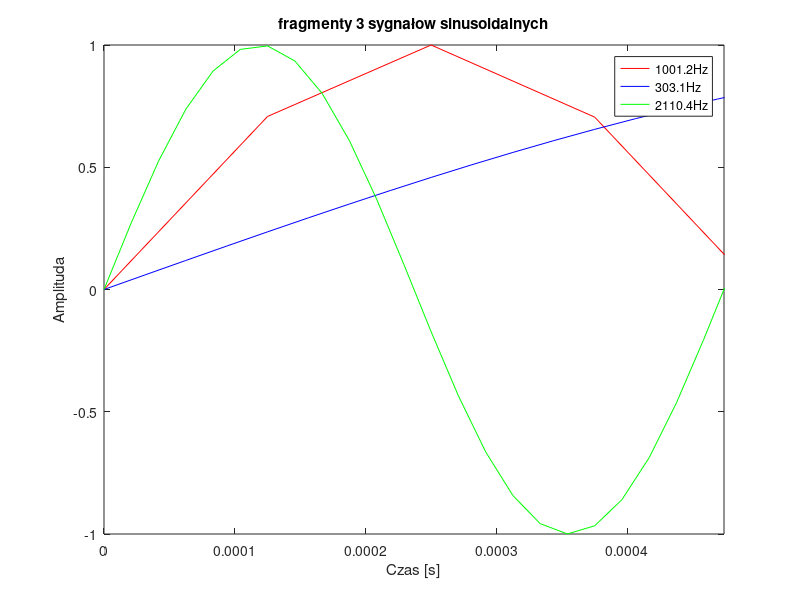
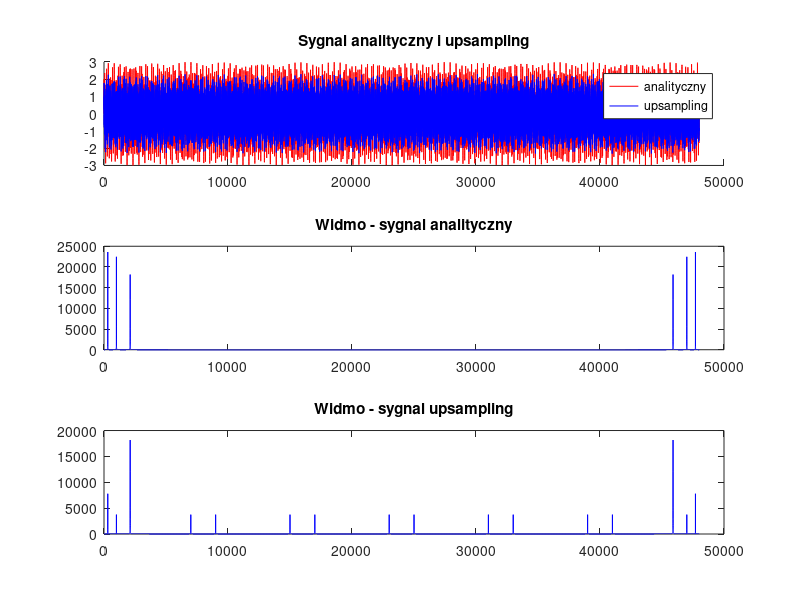
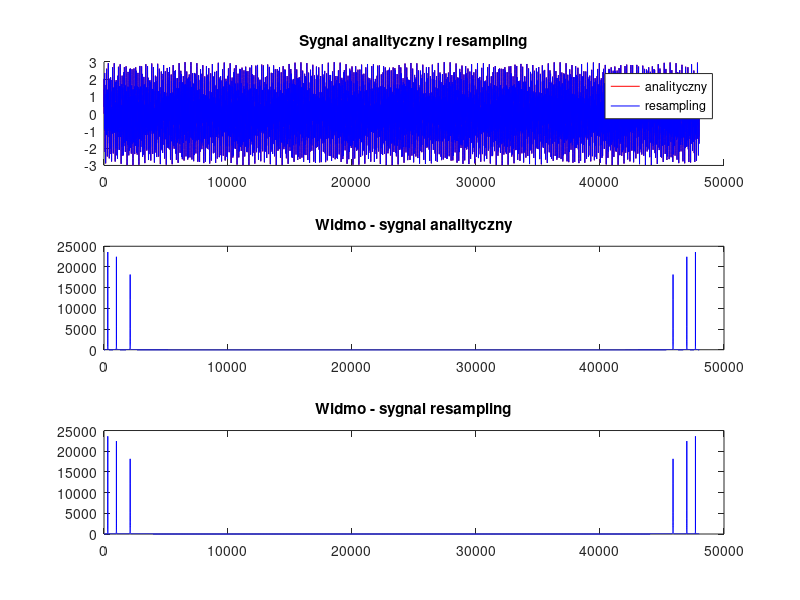

These charts were generated, in order, by the following MATLAB code: (Note: this script raises an error after producing the figures.)
clear all;
close all;

%% parametry 3 sinusów
f1 = 1001.2;fs1 = 8e3;
f2 = 303.1;fs2 = 32e3;
f3 = 2110.4;fs3 = 48e3;

t1 = 0:1/fs1:1-1/fs1;
t2 = 0:1/fs2:1-1/fs2;
t3 = 0:1/fs3:1-1/fs3;

x1 = sin(2*pi*f1*t1);
x2 = sin(2*pi*f2*t2);
x3 = sin(2*pi*f3*t3);

figure(1);
plot(t1,x1,'r');
hold on;
plot(t2,x2,'b');
hold on;
plot(t3,x3,'g');
xlabel('Czas [s]');
ylabel('Amplituda');
title('fragmenty 3 sygnałow sinusoidalnych');
legend('1001.2Hz','303.1Hz','2110.4Hz');
xlim([0 1/f3]);

%% Suma sygnalow x4 analitycznie
x4 = sin(2*pi*f1*t3) + sin(2*pi*f2*t3) + sin(2*pi*f3*t3);

%% upsampling
x1up = upsample(x1,fs3/fs1); %x1 z 8khz na 48khz *6
x2up = decimate(upsample(x2,3),2); %x2 z 32khz na 96khz i potem co druga probka ->48khz
x4_upsampling = x1up + x2up + x3;

%% resampling
x1re = resample(x1,fs3,fs1); %x1 z 8khz na 48khz *6
[P,Q] = rat(fs3/fs2);
x2re = resample(x2,P,Q); %x2 z 32khz na 96khz i potem co druga probka ->48khz
x4_resampling = x1re + x2re + x3;

%% Porownanie analityczny vs upsampled
figure(2);

subplot(3,1,1);
hold all;
plot(x4, 'r');
plot(x4_upsampling, 'b');
legend('analityczny','upsampling');
title('Sygnal analityczny i upsampling');

subplot(3,1,2);
plot(abs(fft(x4)),'b');
title('Widmo - sygnal analityczny');

subplot(3,1,3);
plot(abs(fft(x4_upsampling)),'b');
title('Widmo - sygnal upsampling');

%{
sound(x4, fs3);
pause(2);
sound(x4_upsampling, fs3);
%}

%% Porownanie analityczny vs resampled
figure(3);

subplot(3,1,1);
hold all;
plot(x4, 'r');
plot(x4_resampling, 'b');
legend('analityczny','resampling');
title('Sygnal analityczny i resampling');

subplot(3,1,2);
plot(abs(fft(x4)),'b');
title('Widmo - sygnal analityczny');

subplot(3,1,3);
plot(abs(fft(x4_resampling)),'b');
title('Widmo - sygnal resampling');

%{
pause(4);
sound(x4, fs3);
pause(2);
sound(x4_resampling, fs3);
%}

%% MIKS x1 i x2
[x1wav, fs1w] = audioread('x1.wav');
[x2wav, fs2w] = audioread('x2.wav');
x1wav = x1wav(:,1)';
x2wav = x2wav';
f_wav = 48e3; %czestotliwosc do ktorej resamplingujemy

%interpolacja wav1
[P1,Q1] = rat(f_wav/fs1w);
x1_resamp = resample(x1wav, P1,Q1);
vector1 = linspace(1, length(x1wav), 1.5*length(x1wav)); %1,5*32kHz ->48kHz
x1wav_interp = interp1(x1wav, vector1);

%interpolacja wav2
[P2,Q2] = rat(f_wav/fs2w);
x2_resamp = resample(x2wav, P2,Q2);
vector2 = linspace(1, length(x2wav), 6*length(x2wav)); %6*8kHz ->48kHz
x2wav_interp = interp1(x2wav, vector2);

miks = x1wav_interp; %sygnał 1

miks(1:length(x2wav_interp)) = miks(1:length(x2wav_interp)) + x2wav_interp; %sygnał 2 dodany do 1

%sound(miks(1:length(x1wav_interp)), f_wav);





